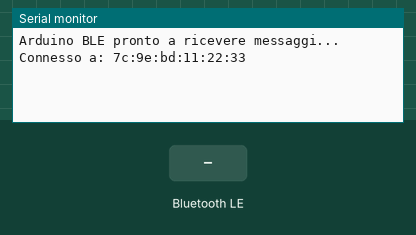
The sketch below on a simulated Arduino Nano 33 IoT. On the bench: the last lines printed to the serial monitor. The inputs (shaded band) are chosen by the test bench. Nothing arrives over Bluetooth unless stated; a phone connects over Bluetooth LE 3 s after start.

Above: at 3.8 s.
3.9 s: Bluetooth LE write "1" received
At 4.7 s:
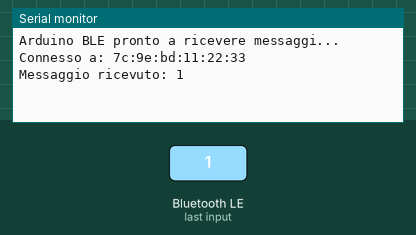
5.4 s: Bluetooth LE write "0" received
At 5.9 s:
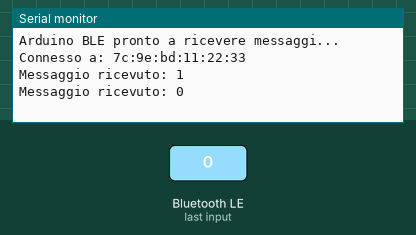
6.9 s: Bluetooth LE write "2" received
At 8.2 s:
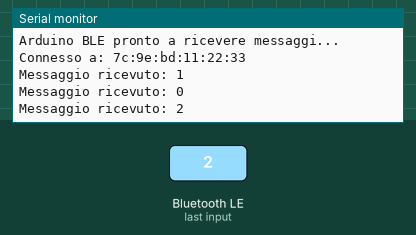

The sketch:

r4wifi.ino
```cpp
#include <ArduinoBLE.h>

BLEService myService("180C");  // UUID del servizio
BLEStringCharacteristic myCharacteristic("2A56",  // UUID della caratteristica
                                         BLEWrite | BLERead, 20); // 20 caratteri max

void setup() {
    Serial.begin(115200);
    while (!Serial);

    if (!BLE.begin()) {
        Serial.println("Errore avvio BLE!");
        while (1);
    }

    BLE.setLocalName("ArduinoR4BLE");
    BLE.setAdvertisedService(myService);
    myService.addCharacteristic(myCharacteristic);
    BLE.addService(myService);
    BLE.advertise();

    Serial.println("Arduino BLE pronto a ricevere messaggi...");
}

void loop() {
    BLEDevice central = BLE.central();

    if (central) {
        Serial.print("Connesso a: ");
        Serial.println(central.address());

        while (central.connected()) {
            if (myCharacteristic.written()) {  // Controlla se Ã¨ stato scritto un messaggio
                String receivedMessage = myCharacteristic.value();
                Serial.print("Messaggio ricevuto: ");
                Serial.println(receivedMessage);
            }
        }

        Serial.println("Dispositivo disconnesso.");
    }
}
```

Measured:
- after the input at 3.9 s, the serial monitor: prints a new line at once (image 1)
- after the input at 5.4 s, the serial monitor: prints a new line at once (image 2)
- after the input at 6.9 s, the serial monitor: prints a new line at once (image 3)
